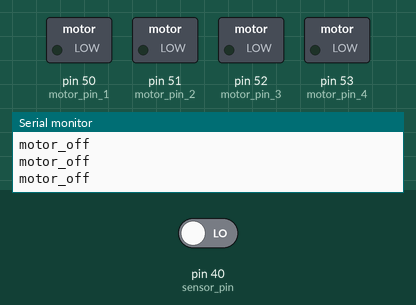
Recording of a sketch running on a simulated Arduino Mega 2560, built with avr-gcc and run on an emulated ATmega2560. Shown: switched loads named in the sketch (green lamp = pin HIGH), the last lines printed to the serial monitor. The test bench sets the inputs (shaded band); at power-on: pin 40 (sensor_pin) LOW.

Above: at 2.8 s.
2.9 s: pin 40 (sensor_pin) driven HIGH
At 3.3 s:
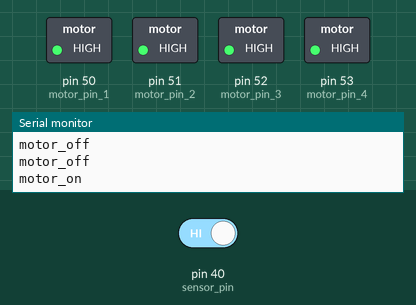
4.5 s: pin 40 (sensor_pin) driven LOW
At 6.0 s:
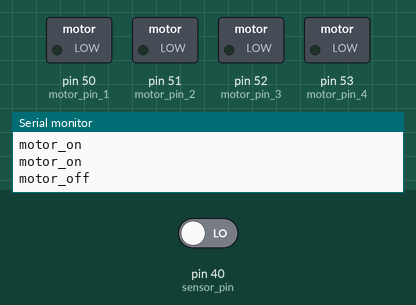
Timing chart, 0 to 7.5 s (numbered marks = the images above; inputs shaded):
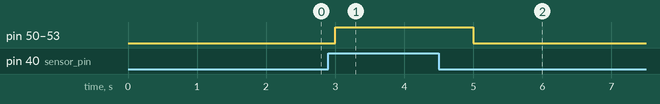

Measured:
- after the input at 2.9 s, pin 50 (motor_pin_1), pin 51 (motor_pin_2), pin 52 (motor_pin_3), pin 53 (motor_pin_4): LOW → HIGH after 0.10 s
- after the input at 4.5 s, pin 50 (motor_pin_1), pin 51 (motor_pin_2), pin 52 (motor_pin_3), pin 53 (motor_pin_4): HIGH → LOW after 0.50 s

The sketch:

dc_toy_motor.ino
```cpp
/* Authors: Taehun Lim (Darby) */

const int sensor_pin = 40;     // the number of the pushbutton pin

int sensor_state = 0;

const int motor_pin_1 = 50;
const int motor_pin_2 = 51;
const int motor_pin_3 = 52;
const int motor_pin_4 = 53;

void setup() {
  Serial.begin(9600);
//  while(!Serial); // Wait for Opening Serial Monitor

  // Set up the built-in LED pin as an output:
  pinMode(motor_pin_1, OUTPUT);
  pinMode(motor_pin_2, OUTPUT);
  pinMode(motor_pin_3, OUTPUT);
  pinMode(motor_pin_4, OUTPUT);

  pinMode(sensor_pin, INPUT);
}

void loop()
{
  sensor_state = digitalRead(sensor_pin);
  if (sensor_state == HIGH)
  {
    digitalWrite(motor_pin_1, HIGH);
    digitalWrite(motor_pin_2, HIGH);
    digitalWrite(motor_pin_3, HIGH);
    digitalWrite(motor_pin_4, HIGH);
    Serial.println("motor_on");
    delay(1000);
  }
  else
  {
    digitalWrite(motor_pin_1, LOW);
    digitalWrite(motor_pin_2, LOW);
    digitalWrite(motor_pin_3, LOW);
    digitalWrite(motor_pin_4, LOW);
    Serial.println("motor_off");
    delay(1000);
  }
}
```
